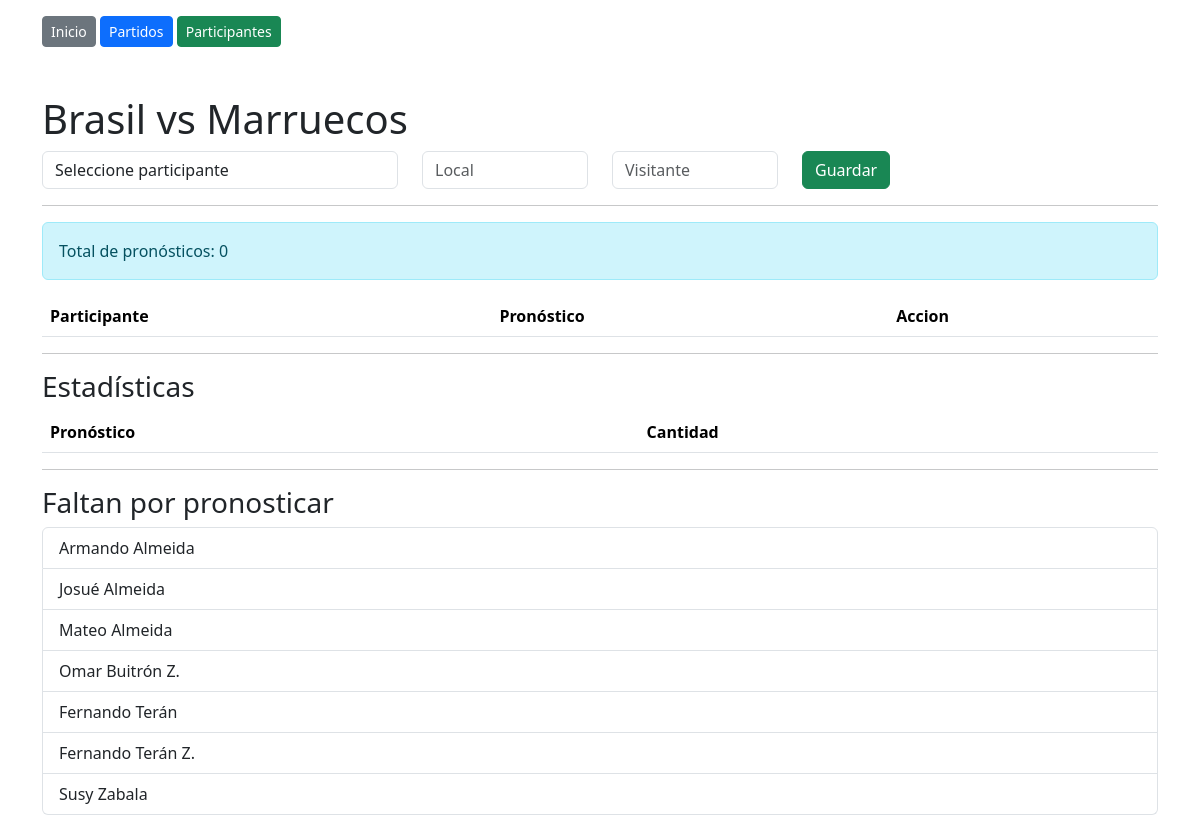
/pronosticos/8, run on the app's committed database.
### tables this page shows
CREATE TABLE partidos (
    id INTEGER PRIMARY KEY AUTOINCREMENT,
    local TEXT NOT NULL,
    visitante TEXT NOT NULL,
    fecha TEXT NOT NULL
);

CREATE TABLE participantes (
    id INTEGER PRIMARY KEY AUTOINCREMENT,
    nombre TEXT NOT NULL,
    apellido TEXT NOT NULL
);

### app.py (the view, shortened to what this page needs)
@app.route("/pronosticos/<int:partido_id>", methods=["GET", "POST"])
def pronosticos(partido_id):
    conexion = sqlite3.connect("quiniela.db")
    cursor = conexion.cursor()
    cursor.execute(
        "SELECT * FROM partidos WHERE id = ?",
        (partido_id,)
    )
    partido = cursor.fetchone()
    cursor.execute("""
    SELECT
        pronosticos.id,
        participantes.nombre || ' ' || participantes.apellido,
        pronosticos.gol_local,
        pronosticos.gol_visitante
    FROM pronosticos
    INNER JOIN participantes
        ON participantes.id = pronosticos.participante_id
    WHERE partido_id = ?
    """, (partido_id,))
    pronosticos_lista = cursor.fetchall()
    cursor.execute("""
    SELECT
    gol_local,
    gol_visitante,
    COUNT(*) as cantidad
    FROM pronosticos
    WHERE partido_id = ?
    GROUP BY gol_local, gol_visitante
    ORDER BY cantidad DESC
    """, (partido_id,))
    estadisticas = cursor.fetchall()
    cursor.execute("""
    SELECT COUNT(*)
    FROM pronosticos
    WHERE partido_id = ?
    """, (partido_id,))
    total_pronosticos = cursor.fetchone()[0]
    cursor.execute("""
    SELECT id,
           nombre,
           apellido
    FROM participantes
    ORDER BY apellido, nombre
    """)
    participantes = cursor.fetchall()
    cursor.execute("""
    SELECT
        nombre,
        apellido
    FROM participantes
    WHERE id NOT IN (
        SELECT participante_id
        FROM pronosticos
        WHERE partido_id = ?
    )
    ORDER BY apellido, nombre
    """, (partido_id,))
    faltantes = cursor.fetchall()
    conexion.close()
    return render_template(
        "pronosticos.html",
        partido=partido,
        pronosticos=pronosticos_lista,
        participantes=participantes,
        estadisticas=estadisticas,
        total_pronosticos=total_pronosticos,
        faltantes=faltantes
    )

### templates/pronosticos.html (shortened to what this page needs)
<!DOCTYPE html>
<html>
<head>
    <link href="https://cdn.jsdelivr.net/npm/bootstrap@5.3.7/dist/css/bootstrap.min.css" rel="stylesheet">
</head>
<body>
    <div class="container mt-3">
        <a href="/" class="btn btn-secondary btn-sm">Inicio</a>
        <a href="/partidos" class="btn btn-primary btn-sm">
        Partidos
        </a>
        <a href="/participantes" class="btn btn-success btn-sm">
        Participantes
        </a>
    </div>
<div class="container mt-5">
    <h1>{{ partido[1] }} vs {{ partido[2] }}</h1>
    <form method="POST">
        <div class="row">
            <div class="col-md-4">
                <select name="participante_id"
                        class="form-control"
                        required>
                    <option value="">
                        Seleccione participante
                    </option>
                </select>
            </div>
            <div class="col-md-2">
                <input type="number"
                       name="gol_local"
                       class="form-control"
                       placeholder="Local"
                       required>
            </div>
            <div class="col-md-2">
                <input type="number"
                       name="gol_visitante"
                       class="form-control"
                       placeholder="Visitante"
                       required>
            </div>
            <div class="col-md-2">
                <button class="btn btn-success">
                    Guardar
                </button>
            </div>
        </div>
    </form>
    <hr>
    <div class="alert alert-info">
    Total de pronósticos: {{ total_pronosticos }}
    </div>
    <table class="table">
        <thead>
            <tr>
                <th>Participante</th>
                <th>Pronóstico</th>
                <th>Accion</th>
            </tr>
        </thead>
    </table>
    <hr>
    <h3>Estadísticas</h3>
    <table class="table table-striped">
        <thead>
            <tr>
                <th>Pronóstico</th>
                <th>Cantidad</th>
            </tr>
        </thead>
    </table>
    <hr>
    <h3>Faltan por pronosticar</h3>
    {% if faltantes %}
    <ul class="list-group">
        {% for f in faltantes %}
        <li class="list-group-item">
            {{ f[0] }} {{ f[1] }}
        </li>
        {% endfor %}
    </ul>
    {% else %}
    <div class="alert alert-success">
        Todos los participantes ya enviaron su pronóstico.
    </div>
    {% endif %}
</div>
</body>
</html>

### data on the page
partidos: local "Brasil", visitante "Marruecos"
participantes: nombre "Armando", apellido "Almeida"
participantes: nombre "Josué", apellido "Almeida"
participantes: nombre "Mateo", apellido "Almeida"
participantes: nombre "Omar", apellido "Buitrón Z."
participantes: nombre "Fernando", apellido "Terán"
participantes: nombre "Fernando", apellido "Terán Z."
participantes: nombre "Susy", apellido "Zabala"

### other printed values
{{ total_pronosticos }} "0"
